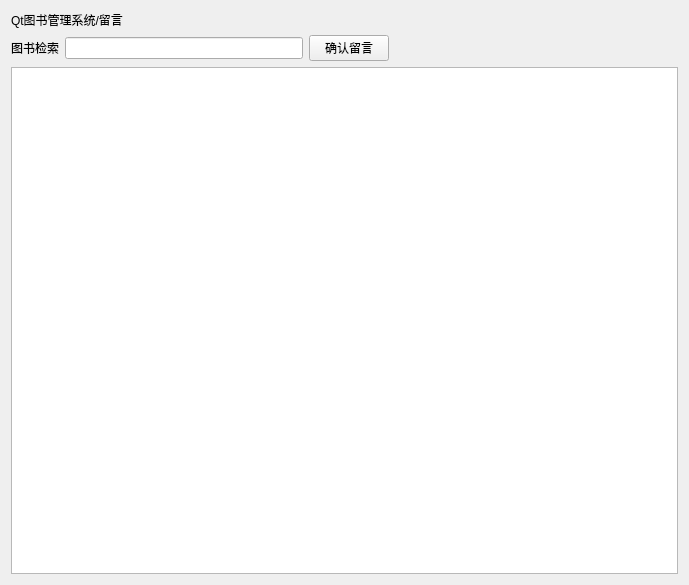
<?xml version="1.0" encoding="UTF-8"?>
<ui version="4.0">
 <class>Form</class>
 <widget class="QWidget" name="Form">
  <property name="geometry">
   <rect>
    <x>0</x>
    <y>0</y>
    <width>689</width>
    <height>585</height>
   </rect>
  </property>
  <property name="windowTitle">
   <string>Form</string>
  </property>
  <property name="styleSheet">
   <string notr="true">QWidget#background_color:rgb(255, 255, 255)</string>
  </property>
  <layout class="QGridLayout" name="gridLayout">
   <item row="1" column="2">
    <widget class="QPushButton" name="pushButton_2">
     <property name="text">
      <string>确认留言</string>
     </property>
    </widget>
   </item>
   <item row="2" column="0" colspan="4">
    <widget class="QTableView" name="tableView"/>
   </item>
   <item row="1" column="0">
    <widget class="QLabel" name="label">
     <property name="text">
      <string>图书检索</string>
     </property>
     <property name="alignment">
      <set>Qt::AlignRight|Qt::AlignTrailing|Qt::AlignVCenter</set>
     </property>
    </widget>
   </item>
   <item row="1" column="1">
    <widget class="QLineEdit" name="lineEdit"/>
   </item>
   <item row="1" column="3">
    <spacer name="horizontalSpacer">
     <property name="orientation">
      <enum>Qt::Horizontal</enum>
     </property>
     <property name="sizeHint" stdset="0">
      <size>
       <width>283</width>
       <height>20</height>
      </size>
     </property>
    </spacer>
   </item>
   <item row="0" column="0" colspan="2">
    <widget class="QLabel" name="label_2">
     <property name="text">
      <string>Qt图书管理系统/留言</string>
     </property>
    </widget>
   </item>
  </layout>
 </widget>
 <resources/>
 <connections/>
</ui>
